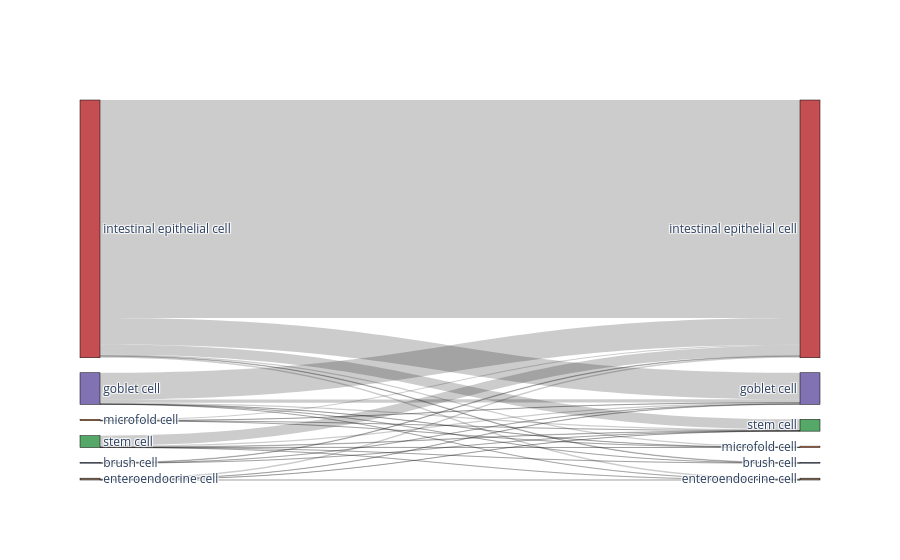
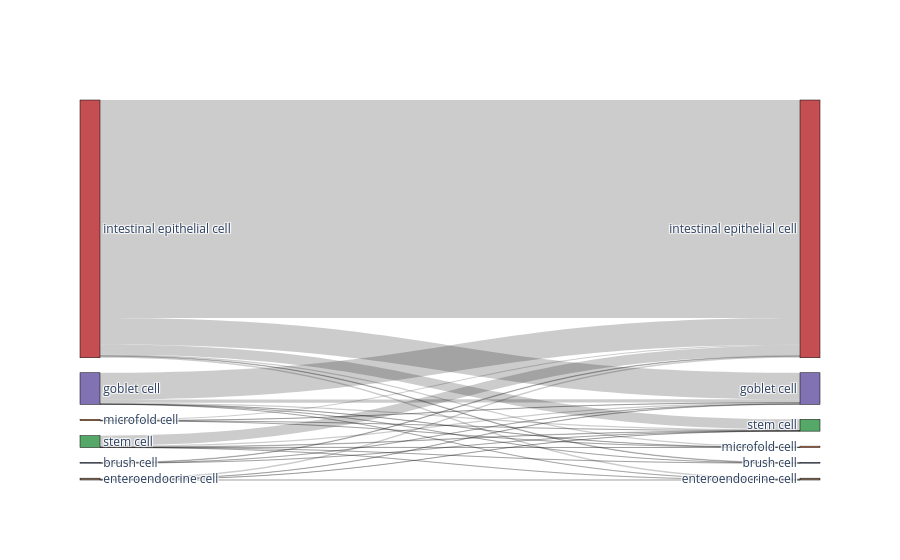

Notebook code cell kept with these figures, in order:
### Code cell
# Compare to random assignment
import random
random.seed(1)
adata_predicted.obs['random_labeling'] = list(adata_predicted.obs[celltype_test].sample(frac=1))

bc.tl.report(
    adata_pred=adata_predicted,
    celltype=celltype_test, 
    method="compare_to_random_" + method, 
    analysis_name=analysis_name,
    train_datasets = adata_trains,
    test_dataset = adata_orig,
    merge = merge,
    name_prediction="random_labeling",
    name_report="compare_to_random_auto_annot", 
    use_raw=use_raw,
    remove_nonshared=False, 
    clustering='leiden', 
    asymmetric_matrix=True, 
    delimiter='\t', 
    verbose=True)

### Figure 1 — Plotly figure (JSON) as saved in the notebook; plotly's stock layout.template omitted (floating-point values rounded to 4 significant figures)
{"data": [{"link": {"source": [4, 4, 4, 4, 4, 4, 2, 2, 2, 2, 2, 2, 0, 0, 0, 5, 5, 5, 5, 5, 5, 1, 1, 1, 1, 3, 3, 3, 3], "target": [9, 8, 11, 7, 10, 6, 9, 8, 11, 7, 10, 6, 9, 8, 11, 9, 8, 11, 7, 10, 6, 9, 8, 11, 7, 9, 8, 11, 10], "value": [32942, 4009, 1511, 232, 181, 85, 4041, 503, 182, 26, 18, 9, 84, 9, 5, 1490, 202, 62, 16, 7, 4, 222, 41, 11, 3, 181, 15, 10, 1]}, "node": {"color": ["#4c72b0", "#937860", "#8172b3", "#dd8452", "#c44e52", "#55a868", "#4c72b0", "#937860", "#8172b3", "#c44e52", "#dd8452", "#55a868"], "label": ["brush cell", "enteroendocrine cell", "goblet cell", "microfold cell", "intestinal epithelial cell", "stem cell", "brush cell", "enteroendocrine cell", "goblet cell", "intestinal epithelial cell", "microfold cell", "stem cell"], "line": {"color": "black", "width": 0.5}, "pad": 15, "thickness": 20}, "type": "sankey"}], "layout": {}}

### Figure 2 — Plotly figure (JSON) as saved in the notebook; plotly's stock layout.template omitted (floating-point values rounded to 4 significant figures)
{"data": [{"link": {"source": [4, 4, 4, 4, 4, 4, 2, 2, 2, 2, 2, 2, 0, 0, 0, 5, 5, 5, 5, 5, 5, 1, 1, 1, 1, 3, 3, 3, 3], "target": [9, 8, 11, 7, 10, 6, 9, 8, 11, 7, 10, 6, 9, 8, 11, 9, 8, 11, 7, 10, 6, 9, 8, 11, 7, 9, 8, 11, 10], "value": [32942, 4009, 1511, 232, 181, 85, 4041, 503, 182, 26, 18, 9, 84, 9, 5, 1490, 202, 62, 16, 7, 4, 222, 41, 11, 3, 181, 15, 10, 1]}, "node": {"color": ["#4c72b0", "#937860", "#8172b3", "#dd8452", "#c44e52", "#55a868", "#4c72b0", "#937860", "#8172b3", "#c44e52", "#dd8452", "#55a868"], "label": ["brush cell", "enteroendocrine cell", "goblet cell", "microfold cell", "intestinal epithelial cell", "stem cell", "brush cell", "enteroendocrine cell", "goblet cell", "intestinal epithelial cell", "microfold cell", "stem cell"], "line": {"color": "black", "width": 0.5}, "pad": 15, "thickness": 20}, "type": "sankey"}], "layout": {}}
